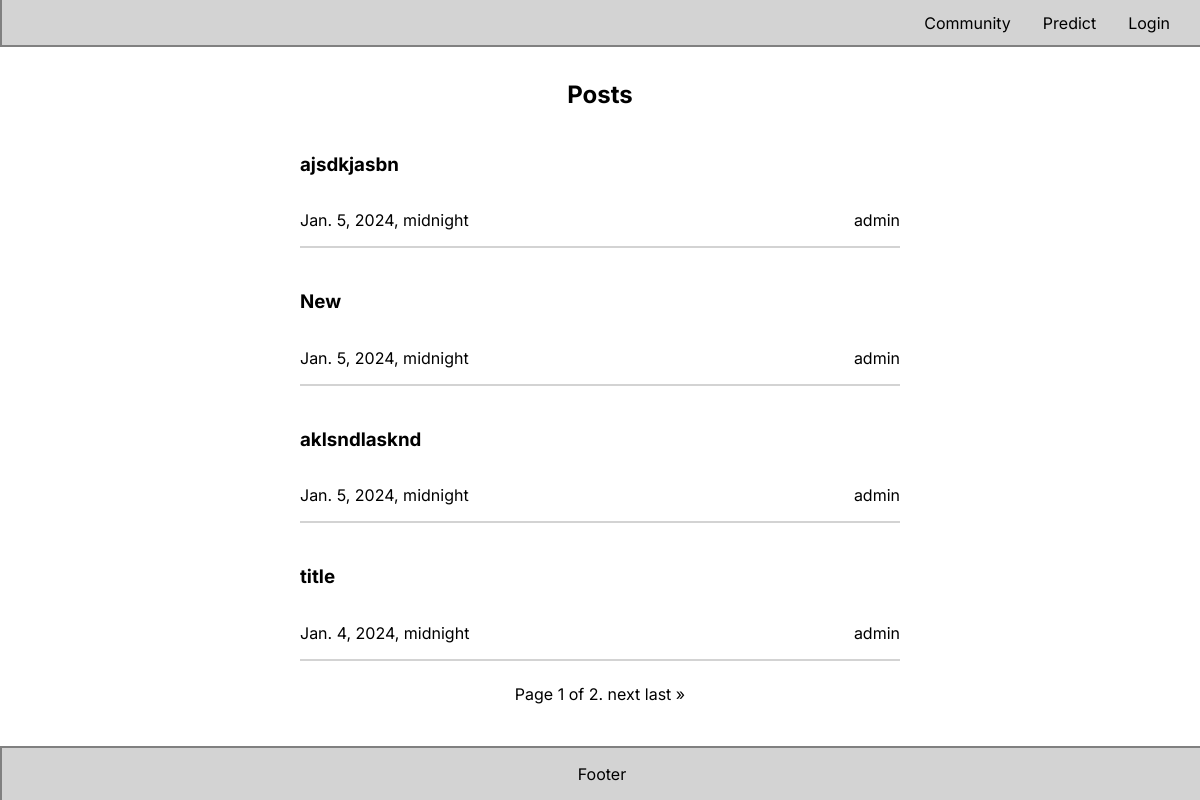
Page /community/posts/ on the earlier database version.
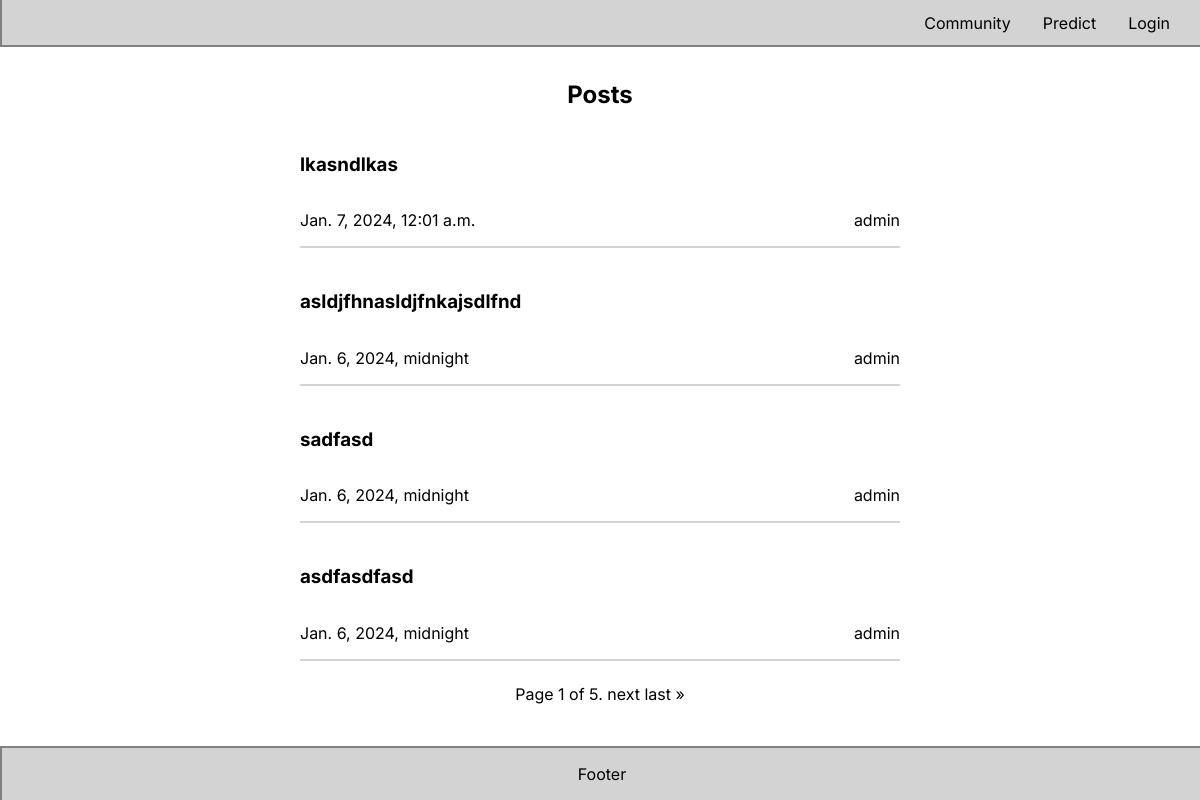
Same page on the later database version.
### Community/models.py (models this page shows, shortened)
class Post(models.Model):
    title = models.CharField(max_length=500)
    content = RichTextField(null=True, blank=True)
    author = models.ForeignKey(User, on_delete=models.CASCADE, null=False)
    date_pub = models.DateTimeField(auto_now_add=True)

### Community/views.py (the view)
# urls.py: path("posts/", views.ListPosts.as_view(), name="posts"),
class ListPosts(ListView):
    model = Post
    template_name = "list_posts.html"
    paginate_by = 4
    def get_queryset(self) -> QuerySet[Any]:
        queryset = Post.objects.all().order_by("-date_pub")
        return queryset

### templates/list_posts.html (shortened to what this page needs)
{%extends 'base.html'%}
{%load static%}
{%block extracss%}
<link rel="stylesheet" href="{% static 'Community/css/list_posts.css' %}">
{%endblock extracss%}
{%block content%}
<div class="post_list">
<h2>Posts</h2>
        {% for post in page_obj %}
            <div class="post_details">
            <a href="{%url 'post-details' pk=post.id %}">
            <h3 class="title">{{ post.title }}</h3>
            <div class="date_author">
            <p class="date">{{post.date_pub}}</p>
            <p class="author">{{post.author.username}}</p>
            </div>
            </a>
            </div>
        {% endfor %}
         <div class="pagination">
    <span class="step-links">
        <span class="current">
            Page {{ page_obj.number }} of {{ page_obj.paginator.num_pages }}.
        </span>
        {% if page_obj.has_next %}
            <a href="?page={{ page_obj.next_page_number }}">next</a>
            <a href="?page={{ page_obj.paginator.num_pages }}">last &raquo;</a>
        {% endif %}
    </span>
</div>
</div>
{%endblock content%}

Differences in the rows shown:
no longer on this page (row unchanged): Post: title "ajsdkjasbn", date_pub "Jan. 5, 2024, midnight", author.username "admin"
no longer on this page (row unchanged): Post: title "New", date_pub "Jan. 5, 2024, midnight", author.username "admin"
no longer on this page (row unchanged): Post: title "aklsndlasknd", date_pub "Jan. 5, 2024, midnight", author.username "admin"
no longer on this page (row unchanged): Post: title "title", date_pub "Jan. 4, 2024, midnight", author.username "admin"
added Post: title "lkasndlkas", date_pub "Jan. 7, 2024, 12:01 a.m.", author.username "admin"
added Post: title "asldjfhnasldjfnkajsdlfnd", date_pub "Jan. 6, 2024, midnight", author.username "admin"
added Post: title "sadfasd", date_pub "Jan. 6, 2024, midnight", author.username "admin"
added Post: title "asdfasdfasd", date_pub "Jan. 6, 2024, midnight", author.username "admin"
Other differences:
{{ page_obj.paginator.num_pages }}: "2" → "5"
